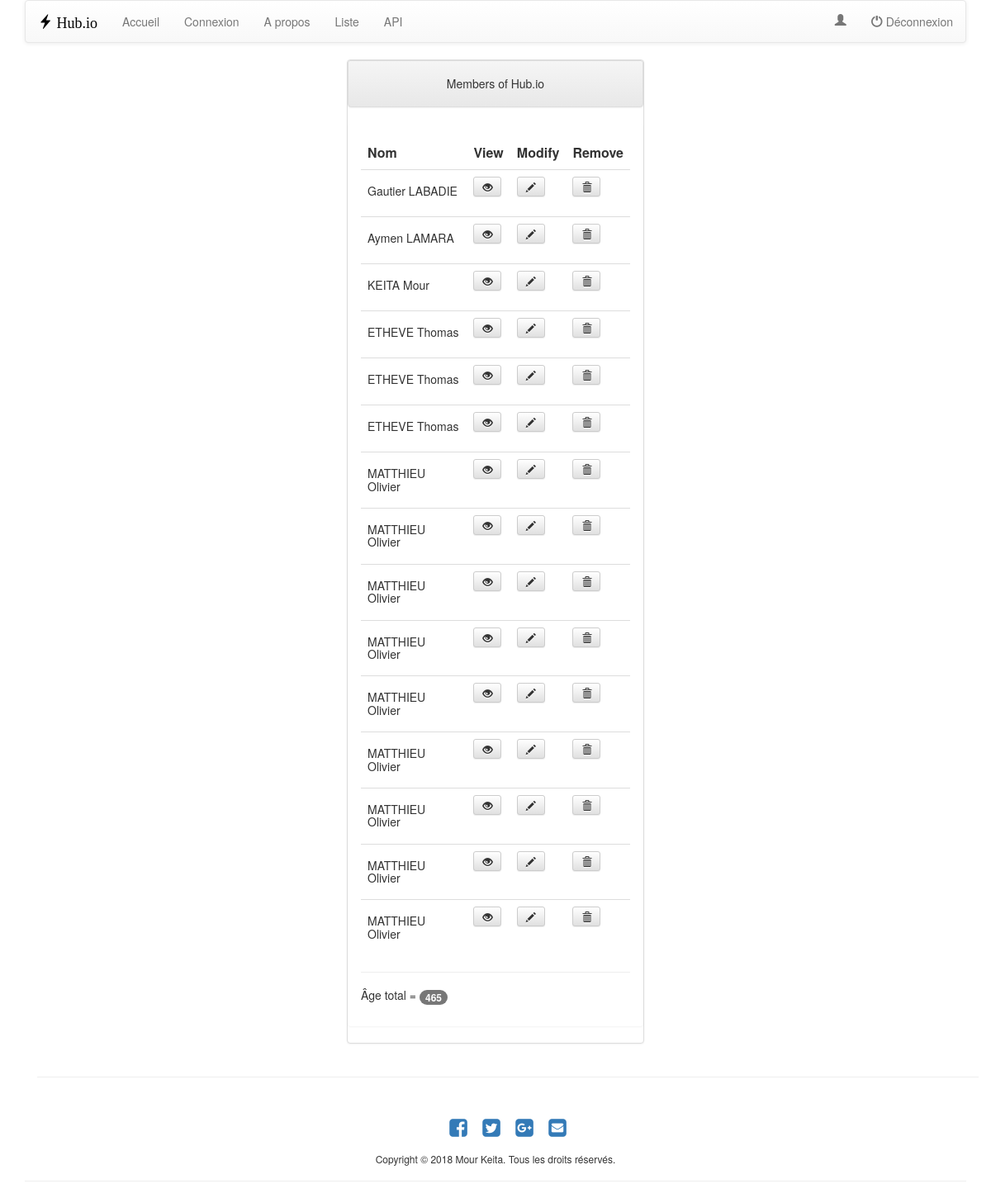
Page /listUsers on the earlier database version.
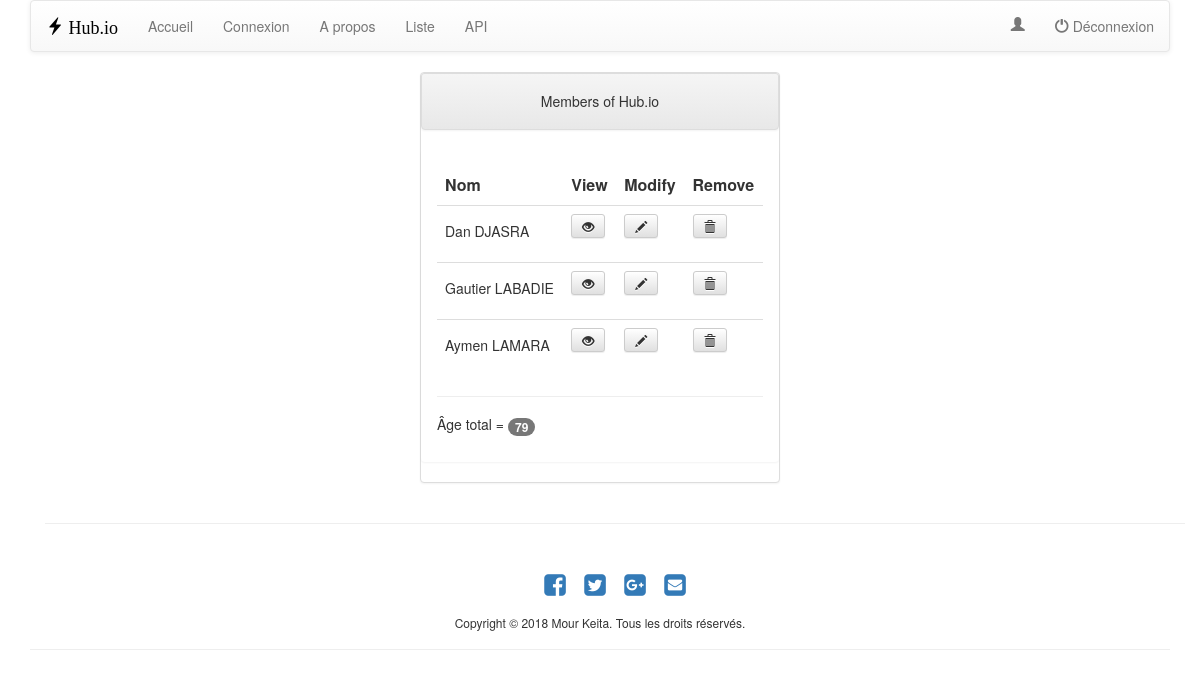
Same page on the later database version.
### qa/models.py (models this page shows, shortened)
class Qa(models.Model):
    first = models.CharField(max_length=200)
    last = models.CharField(max_length=200)
    email = models.EmailField(max_length=100, unique=True, default="")
    password = models.CharField(max_length=100, default="")
    age = models.IntegerField(max_length=3)

### qa/views.py (the view)
# urls.py: url(r'^listUsers', views.listUsers, name='listUsers'),
def listUsers(request):
    users = Qa.objects.all()
    total_age = 0
    name_length = 0
    for user in users:
        name_length = user.first.__sizeof__() + user.last.__sizeof__()
        total_age = total_age + user.age
        print name_length
    context = {'users':users, 'total_age':total_age}
    return render(request, 'qa.html', context )

### qa/templates/qa.html (shortened to what this page needs)
{% extends "base.html" %}
{% block content %}
<div class="panel panel-default">
	<div style="text-align: center" class="panel panel-heading">
		<h5>Members of Hub.io</h5>
	</div>
	<div class="panel panel-body">
		<table class="table table-hover">
			<tr>
				<th>Nom</th>
				<th>View</th>
				<th>Modify</th>
				<th>Remove</th>
			</tr>
			{% for user in users %}
    		<tr>
    			<td>
    				<h5>{{ user.first }} {{ user.last }}</h5>
    			</td>
    			<td>
                    <form role="form" action="/displayuser" method="post">{% csrf_token %}
    				<button type="submit" class="btn btn-default btn-sm" data-toggle="modal" data-target="#display-user">
    					<span class="glyphicon glyphicon-eye-open"></span>
    				</button>
                    </form>
                </div>
              </div>
            </div>
    			</td>
    			<td>
    				<button class="btn btn-default btn-sm">
    					<span class="glyphicon glyphicon-pencil"></span>
    				</button>
    			</td>
    			<td>
            <form role="form" action="/delete" method="post">{% csrf_token %}
              <button type="submit" class="btn btn-default btn-sm">
                <span class="glyphicon glyphicon-trash"></span>
              </button>
            </form>
          </td>
        </tr>
        {% endfor %}
		<hr>
		<h5> Âge total =  <span class="badge">{{ total_age }}</span> </h5>
{% endblock %}

Differences in the rows shown:
removed Qa: first "KEITA", last "Mour"
removed Qa: first "ETHEVE", last "Thomas"
removed Qa: first "ETHEVE", last "Thomas"
removed Qa: first "ETHEVE", last "Thomas"
removed Qa: first "MATTHIEU", last "Olivier"
removed Qa: first "MATTHIEU", last "Olivier"
removed Qa: first "MATTHIEU", last "Olivier"
removed Qa: first "MATTHIEU", last "Olivier"
removed Qa: first "MATTHIEU", last "Olivier"
removed Qa: first "MATTHIEU", last "Olivier"
removed Qa: first "MATTHIEU", last "Olivier"
removed Qa: first "MATTHIEU", last "Olivier"
removed Qa: first "MATTHIEU", last "Olivier"
added Qa: first "Dan", last "DJASRA"
Other differences:
{{ total_age }}: "465" → "79"
